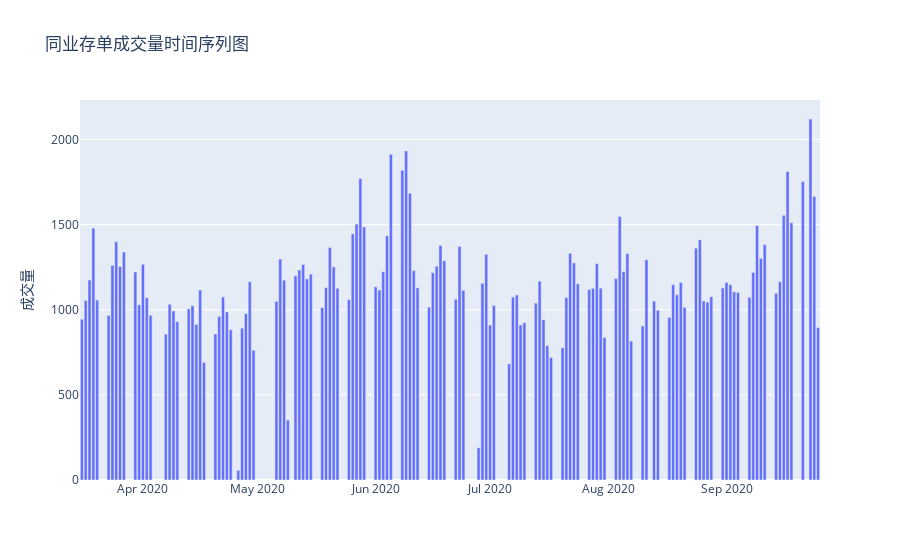

Notebook cell for this chart:
### Code cell
draw_timeseries_by_group(std_list[5])

### Figure 1 — Plotly figure (JSON) as saved in the notebook; plotly's stock layout.template omitted (floating-point values rounded to 4 significant figures; data arrays with more than 128 entries replaced by an {"elided": "..."} marker saying what was removed)
{"data": [{"name": "同业存单 0-1", "type": "bar", "x": {"elided": "134 str values"}, "y": {"elided": "134 float values"}}], "layout": {"barmode": "stack", "title": {"text": "同业存单成交量时间序列图"}, "yaxis": {"title": {"text": "成交量"}}}}
